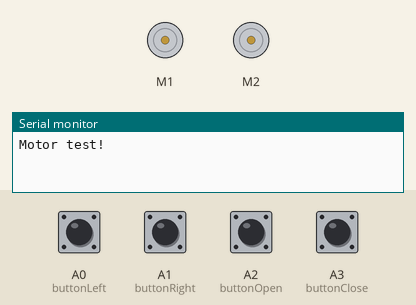
Recording of a sketch running on a simulated Arduino Uno, built with avr-gcc and run on an emulated ATmega328P. Parts: 2 × DC motor (green arrow = forward, orange = backward, longer = faster), the last lines printed to the serial monitor. The test bench sets the inputs (shaded band); at power-on: A0 (buttonLeft), A1 (buttonRight), A2 (buttonOpen), A3 (buttonClose) LOW.

Above: at 1.2 s.
1.3 s: A0 (buttonLeft) pulled HIGH for 1 s
At 1.7 s:
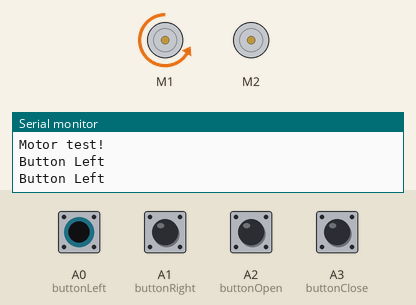
3.8 s: A2 (buttonOpen) pulled HIGH for 1 s
At 4.32 s:
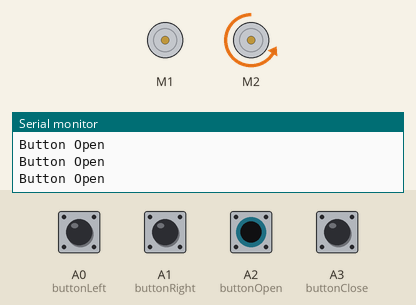
6.8 s: A1 (buttonRight) pulled HIGH for 0.15 s
At 6.92 s:
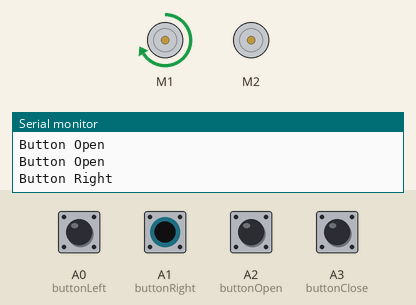
8.5 s: A3 (buttonClose) pulled HIGH for 0.15 s
At 8.57 s:
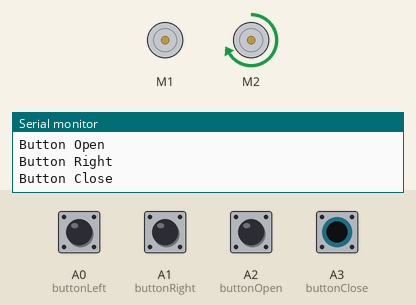
Timing chart, 0 to 11.1 s (numbered marks = the images above; inputs shaded):
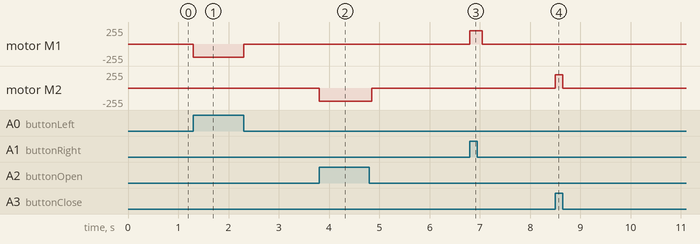

The sketch:

GrabberMotor.ino
```cpp
#include <AFMotor.h>

int buttonLeft = A0;
int buttonRight = A1;
int buttonOpen = A2;
int buttonClose = A3;

AF_DCMotor motorRotate(1);
AF_DCMotor motorGrabber(2);

void setup() {
  Serial.begin(9600);           // set up Serial library at 9600 bps
  Serial.println("Motor test!");

  pinMode(buttonLeft, INPUT);
  pinMode(buttonRight, INPUT);
  pinMode(buttonOpen, INPUT);
  pinMode(buttonClose, INPUT);

  // turn on motor
  motorRotate.setSpeed(200);
  motorGrabber.setSpeed(200);

  motorRotate.run(RELEASE);
  motorGrabber.run(RELEASE);
}

void loop() {

  int buttonStateLeft = digitalRead(buttonLeft);
  int buttonStateRight = digitalRead(buttonRight);
  int buttonStateOpen = digitalRead(buttonOpen);
  int buttonStateClose = digitalRead(buttonClose);

  if (buttonStateLeft == HIGH) {
    Serial.println("Button Left");
    motorRotate.run(BACKWARD);
    delay(250);
    motorRotate.run(RELEASE);

  } else if (buttonStateRight == HIGH) {
    Serial.println("Button Right");
    motorRotate.run(FORWARD);
    delay(250);
    motorRotate.run(RELEASE);

  } else if (buttonStateOpen == HIGH) {
    Serial.println("Button Open");
    motorGrabber.run(BACKWARD);
    delay(150);
    motorGrabber.run(RELEASE);


  } else if (buttonStateClose == HIGH) {
    Serial.println("Button Close");
    motorGrabber.run(FORWARD);
    delay(150);
    motorGrabber.run(RELEASE);
  }
}
```

Measured:
- after the input at 1.3 s, motor M1: stopped → backward 200/255 at once, → stopped 1.0 s later
- after the input at 3.8 s, motor M2: stopped → backward 200/255 at once, → stopped 1.1 s later
- after the input at 6.8 s, motor M1: stopped → forward 200/255 at once, → stopped 0.25 s later
- after the input at 8.5 s, motor M2: stopped → forward 200/255 at once, → stopped 0.15 s later
